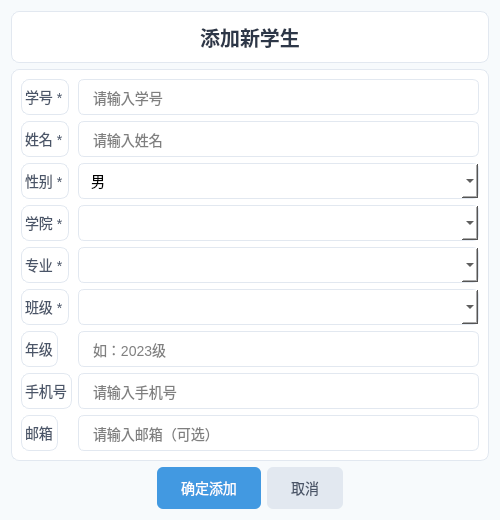
<?xml version="1.0" encoding="UTF-8"?>
<ui version="4.0">
 <class>AddStudentDialog</class>
 <widget class="QDialog" name="AddStudentDialog">
  <property name="geometry">
   <rect>
    <x>0</x>
    <y>0</y>
    <width>500</width>
    <height>450</height>
   </rect>
  </property>
  <property name="windowTitle">
   <string>添加学生</string>
  </property>
  <property name="styleSheet">
   <string notr="true">QDialog {
    background: #f7fafc;
}
QFrame {
    background: white;
    border-radius: 8px;
    border: 1px solid #e2e8f0;
}
QLabel {
    color: #4a5568;
    font-size: 14px;
}
QLineEdit {
    border: 1px solid #e2e8f0;
    border-radius: 6px;
    padding: 8px 12px;
    font-size: 14px;
    background: white;
}
QLineEdit:focus {
    border-color: #4299e1;
}
QComboBox {
    border: 1px solid #e2e8f0;
    border-radius: 6px;
    padding: 8px 12px;
    font-size: 14px;
    background: white;
}
QComboBox:focus {
    border-color: #4299e1;
}
QPushButton {
    border: none;
    border-radius: 6px;
    padding: 10px 24px;
    font-size: 14px;
}
QPushButton#okBtn {
    background: #4299e1;
    color: white;
}
QPushButton#okBtn:hover {
    background: #3182ce;
}
QPushButton#cancelBtn {
    background: #e2e8f0;
    color: #4a5568;
}
QPushButton#cancelBtn:hover {
    background: #cbd5e0;
}
</string>
  </property>
  <layout class="QVBoxLayout" name="verticalLayout">
   <item>
    <widget class="QLabel" name="titleLabel">
     <property name="text">
      <string>添加新学生</string>
     </property>
     <property name="styleSheet">
      <string notr="true">font-size: 20px; font-weight: bold; color: #2d3748; padding: 10px 0;</string>
     </property>
     <property name="alignment">
      <set>Qt::AlignmentFlag::AlignCenter</set>
     </property>
    </widget>
   </item>
   <item>
    <widget class="QFrame" name="formFrame">
     <layout class="QFormLayout" name="formLayout">
      <item row="0" column="0">
       <widget class="QLabel" name="stuNoLabel">
        <property name="text">
         <string>学号 *</string>
        </property>
       </widget>
      </item>
      <item row="0" column="1">
       <widget class="QLineEdit" name="stuNoEdit">
        <property name="placeholderText">
         <string>请输入学号</string>
        </property>
       </widget>
      </item>
      <item row="1" column="0">
       <widget class="QLabel" name="nameLabel">
        <property name="text">
         <string>姓名 *</string>
        </property>
       </widget>
      </item>
      <item row="1" column="1">
       <widget class="QLineEdit" name="nameEdit">
        <property name="placeholderText">
         <string>请输入姓名</string>
        </property>
       </widget>
      </item>
      <item row="2" column="0">
       <widget class="QLabel" name="genderLabel">
        <property name="text">
         <string>性别 *</string>
        </property>
       </widget>
      </item>
      <item row="2" column="1">
       <widget class="QComboBox" name="genderCombo">
        <item>
         <property name="text">
          <string>男</string>
         </property>
        </item>
        <item>
         <property name="text">
          <string>女</string>
         </property>
        </item>
       </widget>
      </item>
      <item row="3" column="0">
       <widget class="QLabel" name="collegeLabel">
        <property name="text">
         <string>学院 *</string>
        </property>
       </widget>
      </item>
      <item row="3" column="1">
       <widget class="QComboBox" name="collegeCombo">
       </widget>
      </item>
      <item row="4" column="0">
       <widget class="QLabel" name="majorLabel">
        <property name="text">
         <string>专业 *</string>
        </property>
       </widget>
      </item>
      <item row="4" column="1">
       <widget class="QComboBox" name="majorCombo">
       </widget>
      </item>
      <item row="5" column="0">
       <widget class="QLabel" name="classLabel">
        <property name="text">
         <string>班级 *</string>
        </property>
       </widget>
      </item>
      <item row="5" column="1">
       <widget class="QComboBox" name="classCombo">
       </widget>
      </item>
      <item row="6" column="0">
       <widget class="QLabel" name="gradeLabel">
        <property name="text">
         <string>年级</string>
        </property>
       </widget>
      </item>
      <item row="6" column="1">
       <widget class="QLineEdit" name="gradeEdit">
        <property name="placeholderText">
         <string>如：2023级</string>
        </property>
       </widget>
      </item>
      <item row="7" column="0">
       <widget class="QLabel" name="phoneLabel">
        <property name="text">
         <string>手机号</string>
        </property>
       </widget>
      </item>
      <item row="7" column="1">
       <widget class="QLineEdit" name="phoneEdit">
        <property name="placeholderText">
         <string>请输入手机号</string>
        </property>
       </widget>
      </item>
      <item row="8" column="0">
       <widget class="QLabel" name="emailLabel">
        <property name="text">
         <string>邮箱</string>
        </property>
       </widget>
      </item>
      <item row="8" column="1">
       <widget class="QLineEdit" name="emailEdit">
        <property name="placeholderText">
         <string>请输入邮箱（可选）</string>
        </property>
       </widget>
      </item>
     </layout>
    </widget>
   </item>
   <item>
    <layout class="QHBoxLayout" name="horizontalLayout">
     <item>
      <spacer name="horizontalSpacer">
       <property name="orientation">
        <enum>Qt::Orientation::Horizontal</enum>
       </property>
       <property name="sizeHint" stdset="0">
        <size>
         <width>40</width>
         <height>20</height>
        </size>
       </property>
      </spacer>
     </item>
     <item>
      <widget class="QPushButton" name="okBtn">
       <property name="text">
        <string>确定添加</string>
       </property>
      </widget>
     </item>
     <item>
      <widget class="QPushButton" name="cancelBtn">
       <property name="text">
        <string>取消</string>
       </property>
      </widget>
     </item>
     <item>
      <spacer name="horizontalSpacer_2">
       <property name="orientation">
        <enum>Qt::Orientation::Horizontal</enum>
       </property>
       <property name="sizeHint" stdset="0">
        <size>
         <width>40</width>
         <height>20</height>
        </size>
       </property>
      </spacer>
     </item>
    </layout>
   </item>
  </layout>
 </widget>
 <resources/>
 <connections>
  <connection>
   <sender>okBtn</sender>
   <signal>clicked()</signal>
   <receiver>AddStudentDialog</receiver>
   <slot>accept()</slot>
   <hints>
    <hint type="sourcelabel">
     <x>275</x>
     <y>430</y>
    </hint>
    <hint type="destinationlabel">
     <x>250</x>
     <y>240</y>
    </hint>
   </hints>
  </connection>
  <connection>
   <sender>cancelBtn</sender>
   <signal>clicked()</signal>
   <receiver>AddStudentDialog</receiver>
   <slot>reject()</slot>
   <hints>
    <hint type="sourcelabel">
     <x>375</x>
     <y>430</y>
    </hint>
    <hint type="destinationlabel">
     <x>250</x>
     <y>240</y>
    </hint>
   </hints>
  </connection>
 </connections>
</ui>
